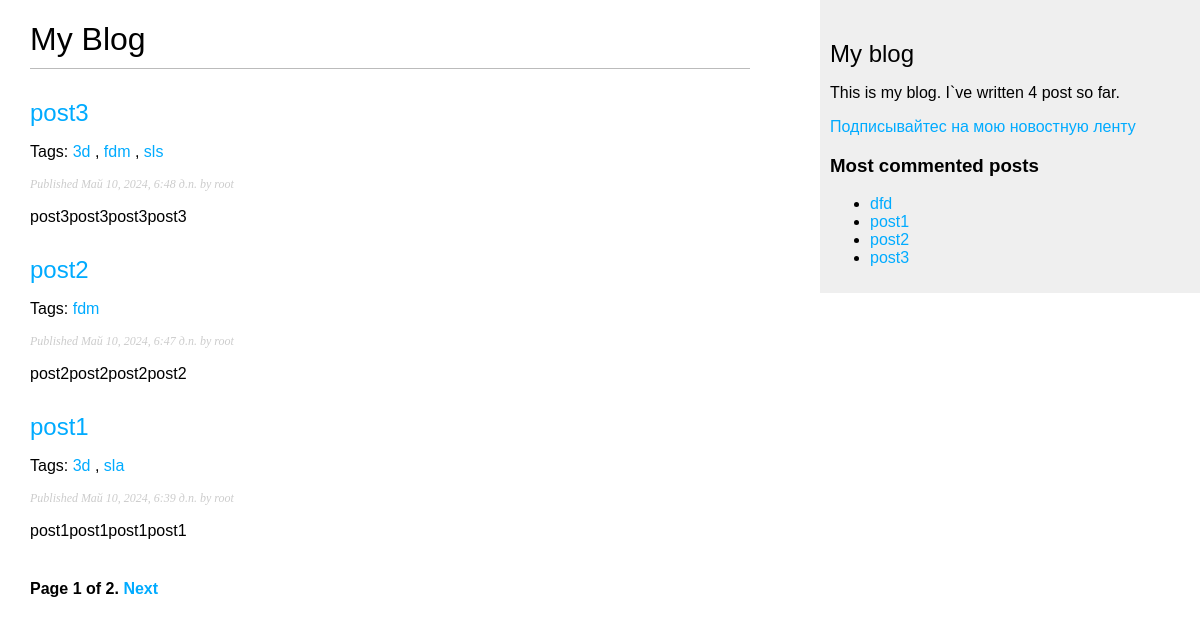
Screenshot of /blog/ with the database file from the repository.
### blog/models.py (models this page shows, shortened)
class Post(models.Model):
    STATUS_CHOICES = (
        ('draft', 'Draft'),
        ('published', 'Published'),
    )
    title = models.CharField(max_length=250)
    slug = models.SlugField(max_length=250,
                            unique_for_date='publish')
    author = models.ForeignKey(User,
                               on_delete=models.CASCADE,
                               related_name='blog_posts')
    body = models.TextField()
    publish = models.DateTimeField(default=timezone.now)
    created = models.DateTimeField(auto_now_add=True)
    updated = models.DateTimeField(auto_now=True)
    status = models.CharField(max_length=10,
                              choices=STATUS_CHOICES,
                              default='draft')
    objects = models.Manager()  # The default manager.
    published = PublishedManager()  # Our custom manager.
    tags = TaggableManager()
    class Meta:
        ordering = ('-publish',)
    def get_absolute_url(self):
        return reverse('blog:post_detail',
                       args=[self.publish.year,
                             self.publish.month,
                             self.publish.day,
                             self.slug])

### blog/views.py (the view)
# urls.py: path('', views.post_list, name='post_list'),
def post_list(request, tag_slug=None):
    object_list = Post.published.all()
    tag = None
    if tag_slug:
        tag = get_object_or_404(Tag, slug=tag_slug)
        object_list = object_list.filter(tags__in=[tag])
    paginator = Paginator(object_list, 3) # 3 posts in each page
    page = request.GET.get('page')
    try:
        posts = paginator.page(page)
    except PageNotAnInteger:
        posts = paginator.page(1)
    except EmptyPage:
        posts = paginator.page(paginator.num_pages)
    return render(request,
                  'blog/post/list.html',
                  {'page': page,
                   'posts': posts,
                   'tag': tag})

### blog/models.py (called while the page is built)
    def get_queryset(self):
        return super(PublishedManager, self).get_queryset().filter(status='published')

### blog/templatetags/blog_tags.py (called while the page is built)
@register.simple_tag
def total_posts():
    return Post.published.count()

@register.simple_tag
def get_most_commented_posts(count=5):
    return Post.published.annotate(
        total_comments=Count('comments')
    ).order_by('-total_comments')[:count]

@register.filter(name='markdown')
def markdown_format(text):
    return mark_safe(markdown.markdown(text))

### blog/templates/blog/post/list.html (shortened to what this page needs)
{% extends "blog/base.html" %}
{% load blog_tags %}
{% block content %}
  <h1>My Blog</h1>
  {% for post in posts %}
    <h2>
      <a href="{{ post.get_absolute_url }}">
        {{ post.title }}
      </a>
    </h2>
    <p class="tags">
      Tags:
      {% for tag in post.tags.all %}
        <a href="{% url "blog:post_list_by_tag" tag.slug %}">
          {{ tag.name }}
        </a>
        {% if not forloop.last %}, {% endif %}
      {% endfor %}
    </p>
    <p class="date">
      Published {{ post.publish }} by {{ post.author }}
    </p>
    {{ post.body|markdown|truncatewords_html:30 }}
  {% endfor %}
  {% include "pagination.html" with page=posts %}
{% endblock %}

### blog/templates/blog/base.html (shortened to what this page needs)
{% load blog_tags %}
{% load static %}
<!DOCTYPE html>
<html>
<head>
  <link href="{% static "css/blog.css" %}" rel="stylesheet">
</head>
<body>
  <div id="content">
    {% block content %}
    {% endblock %}
  </div>
  <div id="sidebar">
    <h2>My blog</h2>
      <p>
        This is my blog.
        I`ve written {% total_posts %} post so far.
      </p>
      <p>
        <a href="{% url "blog:post_feed" %}">
        Подписывайтес на мою новостную ленту
        </a>
      </p>
    <h3> Most commented posts</h3>
    {% get_most_commented_posts as get_most_commented_posts%}
    <ul>
      {% for post in get_most_commented_posts %}
      <li>
        <a href="{{ post.get_absolute_url }}">{{ post.title }}</a>
      </li>
      {% endfor %}
    </ul>
  </div>
</body>
</html>

### blog/static/css/blog.css (style rules this page uses)
body { margin:0; padding:0; font-family:helvetica, sans-serif; }
a { color:#00abff; text-decoration:none; }
h1 { font-weight:normal; border-bottom:1px solid #bbb; padding:0 0 10px 0; }
h2 { font-weight:normal; margin:30px 0 0; }
#content { float:left; width:60%; padding:0 0 0 30px; }
#sidebar { float:right; width:30%; padding:10px; background:#efefef; height:100%; }
p.date { color:#ccc; font-family: georgia, serif; font-size: 12px; font-style: italic; }

### rows the page displays
Post: title "post3", publish "Май 10, 2024, 6:48 д.п.", author "root", body "post3post3post3post3"
Tag: name "3d"
Tag: name "fdm"
Tag: name "sls"
Post: title "post2", publish "Май 10, 2024, 6:47 д.п.", author "root", body "post2post2post2post2"
Post: title "post1", publish "Май 10, 2024, 6:39 д.п.", author "root", body "post1post1post1post1"
Tag: name "sla"
Post: title "dfd"

### other values shown
{{ page.number }} "1"
{{ page.paginator.num_pages }} "2"
